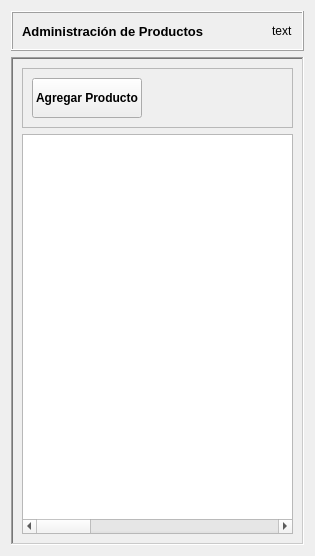
             <widget class="QWidget" name="productos">
              <layout class="QVBoxLayout" name="verticalLayout_6">
               <item>
                <layout class="QVBoxLayout" name="verticalLayout_4">
                 <item>
                  <widget class="QFrame" name="frame_4">
                   <property name="maximumSize">
                    <size>
                     <width>16777215</width>
                     <height>40</height>
                    </size>
                   </property>
                   <property name="frameShape">
                    <enum>QFrame::Box</enum>
                   </property>
                   <property name="frameShadow">
                    <enum>QFrame::Raised</enum>
                   </property>
                   <layout class="QGridLayout" name="gridLayout_4">
                    <item row="0" column="1">
                     <spacer name="horizontalSpacer_2">
                      <property name="orientation">
                       <enum>Qt::Horizontal</enum>
                      </property>
                      <property name="sizeHint" stdset="0">
                       <size>
                        <width>40</width>
                        <height>20</height>
                       </size>
                      </property>
                     </spacer>
                    </item>
                    <item row="0" column="3">
                     <widget class="QLabel" name="labelBreadcrum_4">
                      <property name="text">
                       <string>text</string>
                      </property>
                     </widget>
                    </item>
                    <item row="0" column="0">
                     <layout class="QHBoxLayout" name="horizontalLayout_3">
                      <item>
                       <widget class="QLabel" name="label_3">
                        <property name="font">
                         <font>
                          <pointsize>10</pointsize>
                          <weight>75</weight>
                          <bold>true</bold>
                         </font>
                        </property>
                        <property name="text">
                         <string>Administración de Productos</string>
                        </property>
                       </widget>
                      </item>
                     </layout>
                    </item>
                    <item row="0" column="2">
                     <widget class="QLabel" name="label_6">
                      <property name="minimumSize">
                       <size>
                        <width>16</width>
                        <height>16</height>
                       </size>
                      </property>
                      <property name="maximumSize">
                       <size>
                        <width>16</width>
                        <height>16</height>
                       </size>
                      </property>
                      <property name="pixmap">
                       <pixmap resource="recursos.qrc">:/images/home.svg</pixmap>
                      </property>
                      <property name="scaledContents">
                       <bool>true</bool>
                      </property>
                     </widget>
                    </item>
                   </layout>
                  </widget>
                 </item>
                 <item>
                  <widget class="QFrame" name="frame_5">
                   <property name="frameShape">
                    <enum>QFrame::WinPanel</enum>
                   </property>
                   <property name="frameShadow">
                    <enum>QFrame::Sunken</enum>
                   </property>
                   <layout class="QGridLayout" name="gridLayout_17">
                    <item row="0" column="0">
                     <widget class="QFrame" name="frame_23">
                      <property name="minimumSize">
                       <size>
                        <width>0</width>
                        <height>60</height>
                       </size>
                      </property>
                      <property name="frameShape">
                       <enum>QFrame::StyledPanel</enum>
                      </property>
                      <property name="frameShadow">
                       <enum>QFrame::Raised</enum>
                      </property>
                      <layout class="QGridLayout" name="gridLayout_16">
                       <item row="0" column="0">
                        <layout class="QHBoxLayout" name="horizontalLayout_14">
                         <item>
                          <widget class="QPushButton" name="btnClientAdd_4">
                           <property name="minimumSize">
                            <size>
                             <width>100</width>
                             <height>40</height>
                            </size>
                           </property>
                           <property name="font">
                            <font>
                             <weight>75</weight>
                             <bold>true</bold>
                            </font>
                           </property>
                           <property name="text">
                            <string>Agregar Producto</string>
                           </property>
                          </widget>
                         </item>
                         <item>
                          <spacer name="horizontalSpacer_13">
                           <property name="orientation">
                            <enum>Qt::Horizontal</enum>
                           </property>
                           <property name="sizeHint" stdset="0">
                            <size>
                             <width>40</width>
                             <height>20</height>
                            </size>
                           </property>
                          </spacer>
                         </item>
                        </layout>
                       </item>
                      </layout>
                     </widget>
                    </item>
                    <item row="1" column="0">
                     <widget class="QTableWidget" name="tableWidget_products">
                      <property name="minimumSize">
                       <size>
                        <width>0</width>
                        <height>400</height>
                       </size>
                      </property>
                      <property name="font">
                       <font>
                        <weight>75</weight>
                        <bold>true</bold>
                       </font>
                      </property>
                      <property name="frameShape">
                       <enum>QFrame::StyledPanel</enum>
                      </property>
                      <property name="columnCount">
                       <number>9</number>
                      </property>
                      <attribute name="horizontalHeaderVisible">
                       <bool>false</bool>
                      </attribute>
                      <column>
                       <property name="text">
                        <string>Imagen</string>
                       </property>
                       <property name="font">
                        <font>
                         <pointsize>10</pointsize>
                         <weight>75</weight>
                         <bold>true</bold>
                        </font>
                       </property>
                      </column>
                      <column>
                       <property name="text">
                        <string>Codigo</string>
                       </property>
                       <property name="font">
                        <font>
                         <pointsize>10</pointsize>
                         <weight>75</weight>
                         <bold>true</bold>
                        </font>
                       </property>
                      </column>
                      <column>
                       <property name="text">
                        <string>Descripción</string>
                       </property>
                       <property name="font">
                        <font>
                         <pointsize>10</pointsize>
                         <weight>75</weight>
                         <bold>true</bold>
                        </font>
                       </property>
                      </column>
                      <column>
                       <property name="text">
                        <string>Categoría</string>
                       </property>
                       <property name="font">
                        <font>
                         <pointsize>10</pointsize>
                         <weight>75</weight>
                         <bold>true</bold>
                        </font>
                       </property>
                      </column>
                      <column>
                       <property name="text">
                        <string>Stock</string>
                       </property>
                       <property name="font">
                        <font>
                         <pointsize>10</pointsize>
                         <weight>75</weight>
                         <bold>true</bold>
                        </font>
                       </property>
                      </column>
                      <column>
                       <property name="text">
                        <string>Precio de compra</string>
                       </property>
                       <property name="font">
                        <font>
                         <pointsize>10</pointsize>
                         <weight>75</weight>
                         <bold>true</bold>
                        </font>
                       </property>
                      </column>
                      <column>
                       <property name="text">
                        <string>Precio de venta</string>
                       </property>
                       <property name="font">
                        <font>
                         <pointsize>10</pointsize>
                         <weight>75</weight>
                         <bold>true</bold>
                        </font>
                       </property>
                      </column>
                      <column>
                       <property name="text">
                        <string>Agregado</string>
                       </property>
                       <property name="font">
                        <font>
                         <pointsize>10</pointsize>
                         <weight>75</weight>
                         <bold>true</bold>
                        </font>
                       </property>
                      </column>
                      <column>
                       <property name="text">
                        <string>Acciones</string>
                       </property>
                       <property name="font">
                        <font>
                         <pointsize>10</pointsize>
                         <weight>75</weight>
                         <bold>true</bold>
                        </font>
                       </property>
                      </column>
                     </widget>
                    </item>
                   </layout>
                  </widget>
                 </item>
                </layout>
               </item>
              </layout>
             </widget>
